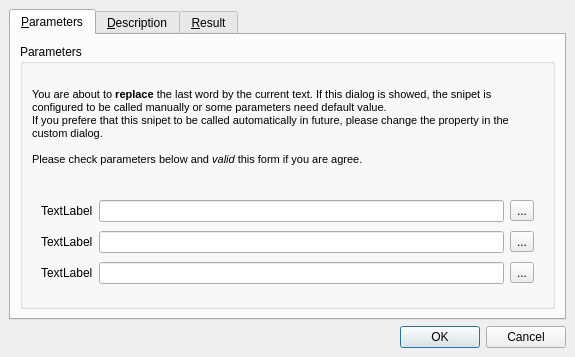
<?xml version="1.0" encoding="UTF-8"?>
<ui version="4.0">
 <class>CallingSnipetDialog</class>
 <widget class="QDialog" name="CallingSnipetDialog">
  <property name="geometry">
   <rect>
    <x>0</x>
    <y>0</y>
    <width>575</width>
    <height>357</height>
   </rect>
  </property>
  <property name="windowTitle">
   <string>Use the snipet &quot;%1&quot;</string>
  </property>
  <layout class="QVBoxLayout">
   <property name="spacing">
    <number>6</number>
   </property>
   <property name="margin">
    <number>9</number>
   </property>
   <item>
    <widget class="QTabWidget" name="tabWidget">
     <property name="currentIndex">
      <number>0</number>
     </property>
     <widget class="QWidget" name="tab">
      <attribute name="title">
       <string>&amp;Parameters</string>
      </attribute>
      <layout class="QVBoxLayout" name="verticalLayout">
       <item>
        <widget class="QGroupBox" name="m_paramGroupBox">
         <property name="title">
          <string>Parameters</string>
         </property>
         <layout class="QVBoxLayout" name="verticalLayout_2">
          <item>
           <widget class="QLabel" name="label">
            <property name="sizePolicy">
             <sizepolicy hsizetype="Preferred" vsizetype="Maximum">
              <horstretch>0</horstretch>
              <verstretch>0</verstretch>
             </sizepolicy>
            </property>
            <property name="text">
             <string>&lt;!DOCTYPE HTML PUBLIC &quot;-//W3C//DTD HTML 4.0//EN&quot; &quot;http://www.w3.org/TR/REC-html40/strict.dtd&quot;&gt;
&lt;html&gt;&lt;head&gt;&lt;meta name=&quot;qrichtext&quot; content=&quot;1&quot; /&gt;&lt;style type=&quot;text/css&quot;&gt;
p, li { white-space: pre-wrap; }
&lt;/style&gt;&lt;/head&gt;&lt;body style=&quot; font-family:'MS Shell Dlg 2'; font-size:8.25pt; font-weight:400; font-style:normal;&quot;&gt;
&lt;p style=&quot; margin-top:0px; margin-bottom:0px; margin-left:0px; margin-right:0px; -qt-block-indent:0; text-indent:0px;&quot;&gt;&lt;span style=&quot; font-size:8pt;&quot;&gt;You are about to &lt;/span&gt;&lt;span style=&quot; font-size:8pt; font-weight:600;&quot;&gt;replace&lt;/span&gt;&lt;span style=&quot; font-size:8pt;&quot;&gt; the last word by the current text. If this dialog is showed, the snipet is configured to be called manually or some parameters need default value.&lt;/span&gt;&lt;/p&gt;
&lt;p style=&quot; margin-top:0px; margin-bottom:0px; margin-left:0px; margin-right:0px; -qt-block-indent:0; text-indent:0px;&quot;&gt;&lt;span style=&quot; font-size:8pt;&quot;&gt;If you prefere that this snipet to be called automatically in future, please change the property in the custom dialog.&lt;/span&gt;&lt;/p&gt;
&lt;p style=&quot;-qt-paragraph-type:empty; margin-top:0px; margin-bottom:0px; margin-left:0px; margin-right:0px; -qt-block-indent:0; text-indent:0px; font-size:8pt;&quot;&gt;&lt;/p&gt;
&lt;p style=&quot; margin-top:0px; margin-bottom:0px; margin-left:0px; margin-right:0px; -qt-block-indent:0; text-indent:0px;&quot;&gt;&lt;span style=&quot; font-size:8pt;&quot;&gt;Please check parameters below and &lt;/span&gt;&lt;span style=&quot; font-size:8pt; font-style:italic;&quot;&gt;valid&lt;/span&gt;&lt;span style=&quot; font-size:8pt;&quot;&gt; this form if you are agree.&lt;/span&gt;&lt;/p&gt;&lt;/body&gt;&lt;/html&gt;</string>
            </property>
            <property name="wordWrap">
             <bool>true</bool>
            </property>
           </widget>
          </item>
          <item>
           <widget class="QWidget" name="m_paramWidget" native="true">
            <layout class="QGridLayout" name="gridLayout_4">
             <item row="0" column="0">
              <widget class="QLabel" name="label_2">
               <property name="text">
                <string>TextLabel</string>
               </property>
              </widget>
             </item>
             <item row="0" column="1">
              <widget class="QLineEdit" name="lineEdit"/>
             </item>
             <item row="0" column="2">
              <widget class="QToolButton" name="toolButton">
               <property name="text">
                <string>...</string>
               </property>
               <property name="icon">
                <iconset resource="../../xinx/application.qrc">
                 <normaloff>:/images/edit-clear-locationbar-ltr.png</normaloff>:/images/edit-clear-locationbar-ltr.png</iconset>
               </property>
              </widget>
             </item>
             <item row="1" column="0">
              <widget class="QLabel" name="label_3">
               <property name="text">
                <string>TextLabel</string>
               </property>
              </widget>
             </item>
             <item row="1" column="1">
              <widget class="QLineEdit" name="lineEdit_2"/>
             </item>
             <item row="1" column="2">
              <widget class="QToolButton" name="toolButton_2">
               <property name="text">
                <string>...</string>
               </property>
               <property name="icon">
                <iconset resource="../../xinx/application.qrc">
                 <normaloff>:/images/edit-clear-locationbar-ltr.png</normaloff>:/images/edit-clear-locationbar-ltr.png</iconset>
               </property>
              </widget>
             </item>
             <item row="2" column="0">
              <widget class="QLabel" name="label_4">
               <property name="text">
                <string>TextLabel</string>
               </property>
              </widget>
             </item>
             <item row="2" column="1">
              <widget class="QLineEdit" name="lineEdit_3"/>
             </item>
             <item row="2" column="2">
              <widget class="QToolButton" name="toolButton_3">
               <property name="text">
                <string>...</string>
               </property>
               <property name="icon">
                <iconset resource="../../xinx/application.qrc">
                 <normaloff>:/images/edit-clear-locationbar-ltr.png</normaloff>:/images/edit-clear-locationbar-ltr.png</iconset>
               </property>
              </widget>
             </item>
            </layout>
           </widget>
          </item>
         </layout>
        </widget>
       </item>
      </layout>
     </widget>
     <widget class="QWidget" name="tab_3">
      <attribute name="title">
       <string>&amp;Description</string>
      </attribute>
      <layout class="QGridLayout" name="gridLayout">
       <item row="0" column="0">
        <widget class="QGroupBox" name="groupBox_2">
         <property name="title">
          <string>Description</string>
         </property>
         <layout class="QVBoxLayout" name="_3">
          <property name="spacing">
           <number>6</number>
          </property>
          <property name="margin">
           <number>9</number>
          </property>
          <item>
           <widget class="QLabel" name="m_labelName">
            <property name="text">
             <string>&lt;b&gt;This is the name&lt;/b&gt;</string>
            </property>
           </widget>
          </item>
          <item>
           <widget class="QLabel" name="m_descriptionLabel">
            <property name="text">
             <string>This is a long description of the template. This description explain how to use, or why, and all the possible parameter.</string>
            </property>
            <property name="wordWrap">
             <bool>true</bool>
            </property>
           </widget>
          </item>
          <item>
           <spacer name="verticalSpacer">
            <property name="orientation">
             <enum>Qt::Vertical</enum>
            </property>
            <property name="sizeHint" stdset="0">
             <size>
              <width>20</width>
              <height>40</height>
             </size>
            </property>
           </spacer>
          </item>
         </layout>
        </widget>
       </item>
      </layout>
     </widget>
     <widget class="QWidget" name="tab_2">
      <attribute name="title">
       <string>&amp;Result</string>
      </attribute>
      <layout class="QGridLayout" name="gridLayout_2">
       <item row="0" column="0">
        <widget class="QGroupBox" name="groupBox">
         <property name="title">
          <string>&amp;Result</string>
         </property>
         <layout class="QGridLayout" name="gridLayout_3">
          <item row="0" column="0">
           <widget class="QPlainTextEdit" name="m_resultEdit"/>
          </item>
         </layout>
        </widget>
       </item>
      </layout>
     </widget>
    </widget>
   </item>
   <item>
    <widget class="QDialogButtonBox" name="buttonBox">
     <property name="standardButtons">
      <set>QDialogButtonBox::Cancel|QDialogButtonBox::Ok</set>
     </property>
    </widget>
   </item>
  </layout>
 </widget>
 <resources>
  <include location="../../xinx/application.qrc"/>
 </resources>
 <connections>
  <connection>
   <sender>buttonBox</sender>
   <signal>accepted()</signal>
   <receiver>CallingSnipetDialog</receiver>
   <slot>accept()</slot>
   <hints>
    <hint type="sourcelabel">
     <x>268</x>
     <y>283</y>
    </hint>
    <hint type="destinationlabel">
     <x>270</x>
     <y>302</y>
    </hint>
   </hints>
  </connection>
  <connection>
   <sender>buttonBox</sender>
   <signal>rejected()</signal>
   <receiver>CallingSnipetDialog</receiver>
   <slot>reject()</slot>
   <hints>
    <hint type="sourcelabel">
     <x>349</x>
     <y>276</y>
    </hint>
    <hint type="destinationlabel">
     <x>359</x>
     <y>304</y>
    </hint>
   </hints>
  </connection>
 </connections>
</ui>
